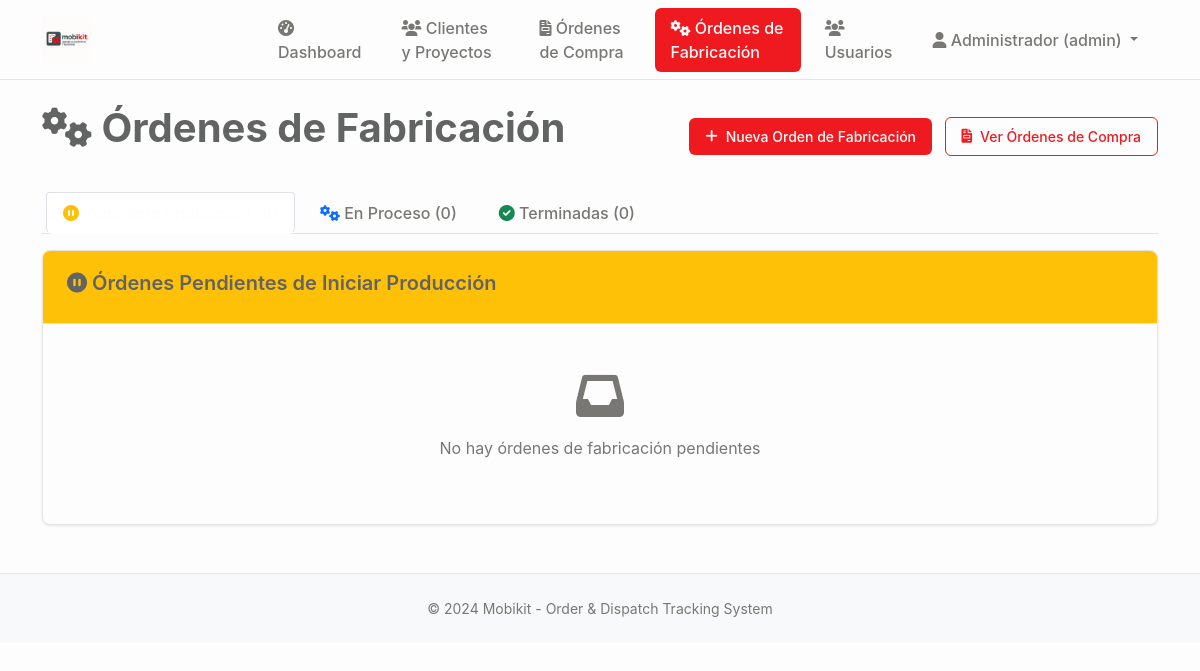
Page /ordenes_fabricacion (signed in) on the earlier database version.
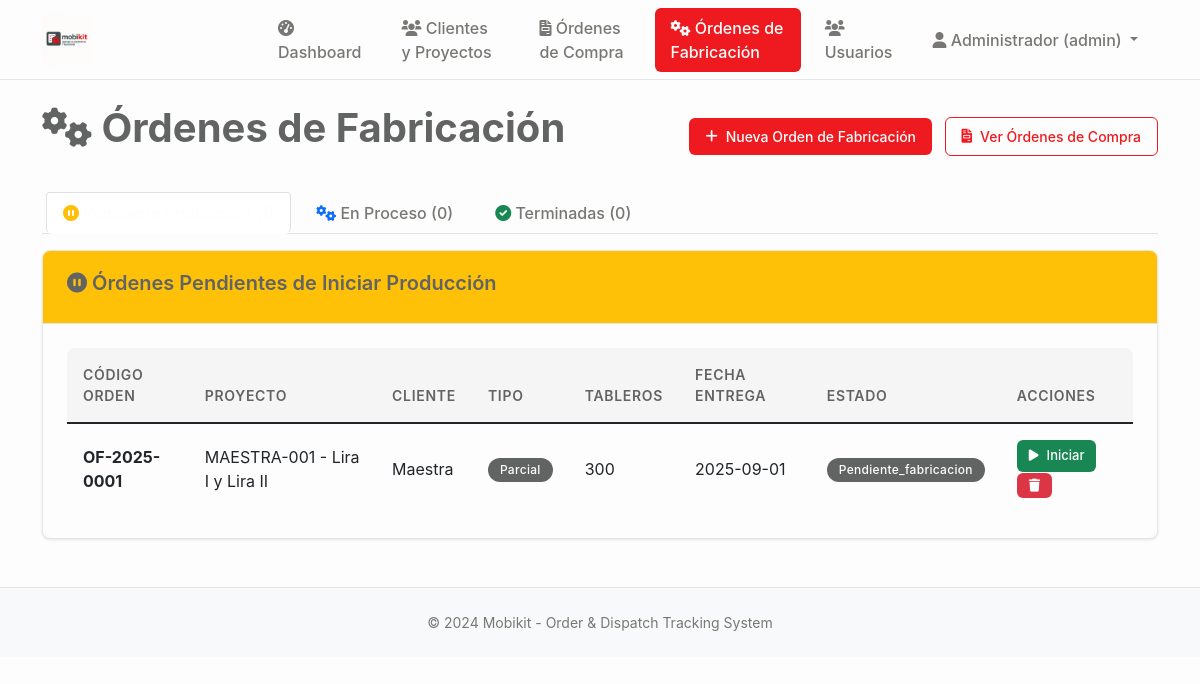
Same page on the later database version.
### tables this page shows
CREATE TABLE ordenes_fabricacion (
                id INTEGER PRIMARY KEY AUTOINCREMENT,
                codigo_orden TEXT UNIQUE NOT NULL,
                proyecto_id INTEGER NOT NULL,
                tipo_orden TEXT DEFAULT 'parcial' CHECK (tipo_orden IN ('parcial', 'total')),
                fecha_entrega_estimada DATE NOT NULL,
                cantidad_tableros INTEGER NOT NULL,
                estado TEXT DEFAULT 'pendiente_fabricacion' CHECK (estado IN (
                    'pendiente_fabricacion', 'aprobado_diseño', 'enviado_produccion', 
                    'seccionado', 'enchapando', 'mecanizado', 'listo_embalaje', 
                    'embalando', 'listo_despacho', 'despachado'
                )),
                prioridad TEXT DEFAULT 'media' CHECK (prioridad IN ('baja', 'media', 'alta', 'urgente')),
                observaciones TEXT,
                fecha_inicio DATE,
                fecha_entrega_real DATE,
                created_at TIMESTAMP DEFAULT CURRENT_TIMESTAMP,
                updated_at TIMESTAMP DEFAULT CURRENT_TIMESTAMP,
                FOREIGN KEY (proyecto_id) REFERENCES proyectos (id) ON DELETE CASCADE
            );

CREATE TABLE proyectos (
                id INTEGER PRIMARY KEY AUTOINCREMENT,
                codigo TEXT UNIQUE NOT NULL,
                nombre TEXT NOT NULL,
                cliente_id INTEGER NOT NULL,
                descripcion TEXT,
                estado TEXT DEFAULT 'en_desarrollo' CHECK (estado IN ('en_desarrollo', 'aprobado_produccion', 'seccionado', 'enchapado', 'mecanizado', 'produccion_completa', 'embalando', 'listo_despacho', 'entregado', 'cancelado')),
                prioridad TEXT DEFAULT 'media' CHECK (prioridad IN ('baja', 'media', 'alta', 'urgente')),
                fecha_inicio DATE,
                fecha_entrega DATE,
                fecha_entrega_real DATE,
                diseñador_id INTEGER,
                supervisor_id INTEGER,
                presupuesto DECIMAL(12,2),
                costo_real DECIMAL(12,2),
                observaciones TEXT,
                created_at TIMESTAMP DEFAULT CURRENT_TIMESTAMP,
                updated_at TIMESTAMP DEFAULT CURRENT_TIMESTAMP, adjudicacion_tipo TEXT DEFAULT "orden_compra" CHECK (adjudicacion_tipo IN ("contrato", "orden_compra")), monto_neto DECIMAL(12,2), estado_proyecto TEXT DEFAULT "pendiente_presupuesto", monto_neto_provision DECIMAL(12,2), monto_neto_instalacion DECIMAL(12,2), fecha_estimada_inicio DATE, archivado BOOLEAN DEFAULT FALSE,
                FOREIGN KEY (cliente_id) REFERENCES clientes (id),
                FOREIGN KEY (diseñador_id) REFERENCES usuarios (id),
                FOREIGN KEY (supervisor_id) REFERENCES usuarios (id)
            );

CREATE TABLE clientes (
    id INTEGER PRIMARY KEY AUTOINCREMENT,
    nombre TEXT NOT NULL,
    rut TEXT UNIQUE,
    email TEXT,
    telefono TEXT,
    direccion TEXT,
    ciudad TEXT,
    region TEXT,
    contacto_principal TEXT,
    observaciones TEXT,
    activo BOOLEAN DEFAULT TRUE,
    created_at TIMESTAMP DEFAULT CURRENT_TIMESTAMP,
    updated_at TIMESTAMP DEFAULT CURRENT_TIMESTAMP
);

### main.py (the view)
@app.route('/ordenes_fabricacion')
@login_required
def ordenes_fabricacion():
    conn = sqlite3.connect('mobikit.db')
    cursor = conn.cursor()
    cursor.execute('''
        SELECT of.id, of.codigo_orden, of.tipo_orden, of.fecha_entrega_estimada,
               of.cantidad_tableros, of.estado, of.observaciones,
               p.codigo as proyecto_codigo, p.nombre as proyecto_nombre,
               c.nombre as cliente_nombre, of.fecha_entrega_real
        FROM ordenes_fabricacion of
        JOIN proyectos p ON of.proyecto_id = p.id
        LEFT JOIN clientes c ON p.cliente_id = c.id
        WHERE of.estado IN ('pendiente_fabricacion', 'aprobado_diseño')
        ORDER BY of.fecha_entrega_estimada ASC
    ''')
    fabricacion_pendientes = cursor.fetchall()
    cursor.execute('''
        SELECT of.id, of.codigo_orden, of.tipo_orden, of.fecha_entrega_estimada,
               of.cantidad_tableros, of.estado, of.observaciones,
               p.codigo as proyecto_codigo, p.nombre as proyecto_nombre,
               c.nombre as cliente_nombre, of.fecha_entrega_real
        FROM ordenes_fabricacion of
        JOIN proyectos p ON of.proyecto_id = p.id
        LEFT JOIN clientes c ON p.cliente_id = c.id
        WHERE of.estado IN ('enviado_produccion', 'seccionado', 'enchapando', 'mecanizado', 'listo_embalaje')
        ORDER BY of.fecha_entrega_estimada ASC
    ''')
    fabricacion_proceso = cursor.fetchall()
    cursor.execute('''
        SELECT of.id, of.codigo_orden, of.tipo_orden, of.fecha_entrega_estimada,
               of.cantidad_tableros, of.estado, of.observaciones,
               p.codigo as proyecto_codigo, p.nombre as proyecto_nombre,
               c.nombre as cliente_nombre, of.fecha_entrega_real
        FROM ordenes_fabricacion of
        JOIN proyectos p ON of.proyecto_id = p.id
        LEFT JOIN clientes c ON p.cliente_id = c.id
        WHERE of.estado IN ('embalando', 'listo_despacho', 'despachado')
        ORDER BY of.fecha_entrega_real DESC
        LIMIT 20
    ''')
    fabricacion_terminadas = cursor.fetchall()
    conn.close()
    return render_template('ordenes_fabricacion.html',
                           fabricacion_pendientes=fabricacion_pendientes,
                           fabricacion_proceso=fabricacion_proceso,
                           fabricacion_terminadas=fabricacion_terminadas)

### templates/ordenes_fabricacion.html (shortened to what this page needs)
{% extends "base.html" %}
{% block content %}
<div class="d-flex justify-content-between align-items-center mb-4">
    <h1><i class="fas fa-cogs"></i> Órdenes de Fabricación</h1>
    <div>
        {% if session.user_role in ['admin', 'general', 'operación'] %}
        <button type="button" class="btn btn-primary me-2" data-bs-toggle="modal" data-bs-target="#nuevaOrdenFabricacionModal">
            <i class="fas fa-plus"></i> Nueva Orden de Fabricación
        </button>
        {% endif %}
        <a href="{{ url_for('ordenes_compra') }}" class="btn btn-outline-primary">
            <i class="fas fa-file-invoice"></i> Ver Órdenes de Compra
        </a>
    </div>
</div>
<ul class="nav nav-tabs" id="fabricacionTab" role="tablist">
    <li class="nav-item" role="presentation">
        <button class="nav-link active" id="pendientes-fab-tab" data-bs-toggle="tab" data-bs-target="#pendientes-fab" type="button" role="tab">
            <i class="fas fa-pause-circle text-warning"></i> Pendiente Producción ({{ fabricacion_pendientes|length }})
        </button>
    </li>
    <li class="nav-item" role="presentation">
        <button class="nav-link" id="proceso-fab-tab" data-bs-toggle="tab" data-bs-target="#proceso-fab" type="button" role="tab">
            <i class="fas fa-cogs text-primary"></i> En Proceso ({{ fabricacion_proceso|length }})
        </button>
    </li>
    <li class="nav-item" role="presentation">
        <button class="nav-link" id="terminadas-fab-tab" data-bs-toggle="tab" data-bs-target="#terminadas-fab" type="button" role="tab">
            <i class="fas fa-check-circle text-success"></i> Terminadas ({{ fabricacion_terminadas|length }})
        </button>
    </li>
</ul>
<div class="tab-content" id="fabricacionTabContent">
    <div class="tab-pane fade show active" id="pendientes-fab" role="tabpanel">
        <div class="card mt-3">
            <div class="card-header bg-warning text-dark">
                <h5><i class="fas fa-pause-circle"></i> Órdenes Pendientes de Iniciar Producción</h5>
            </div>
            <div class="card-body">
                {% if fabricacion_pendientes %}
                <div class="table-responsive">
                    <table class="table table-hover">
                        <thead>
                            <tr>
                                <th>Código Orden</th>
                                <th>Proyecto</th>
                                <th>Cliente</th>
                                <th>Tipo</th>
                                <th>Tableros</th>
                                <th>Fecha Entrega</th>
                                <th>Estado</th>
                                <th>Acciones</th>
                            </tr>
                        </thead>
                        <tbody>
                            {% for orden in fabricacion_pendientes %}
                            <tr>
                                <td><strong>{{ orden[1] }}</strong></td>
                                <td>
                                    <div>{{ orden[7] }} - {{ orden[8] }}</div>
                                </td>
                                <td>{{ orden[9] or 'Sin cliente' }}</td>
                                <td>
                                    <span class="badge bg-info">{{ orden[2].title() }}</span>
                                </td>
                                <td>{{ orden[4] }}</td>
                                <td>{{ orden[3] }}</td>
                                <td>
                                    {% if orden[5] == 'pendiente' %}
                                            <span class="badge bg-warning">Pendiente</span>
                                        {% elif orden[5] == 'aprobado_produccion' %}
                                            <span class="badge bg-info">Aprobado Producción</span>
                                        {% elif orden[5] == 'seccionado' %}
                                            <span class="badge bg-secondary">Seccionado</span>
                                        {% elif orden[5] == 'enchapado' %}
                                            <span class="badge bg-info">Enchapado</span>
                                        {% elif orden[5] == 'mecanizado' %}
                                            <span class="badge bg-primary">Mecanizado</span>
                                        {% elif orden[5] == 'produccion_completa' %}
                                            <span class="badge bg-success">Producción Completa</span>
                                        {% elif orden[5] == 'embalando' %}
                                            <span class="badge bg-warning">Embalando</span>
                                        {% elif orden[5] == 'listo_despacho' %}
                                            <span class="badge bg-danger">Listo Despacho</span>
                                        {% elif orden[5] == 'entregado' %}
                                            <span class="badge bg-dark">Entregado</span>
                                        {% else %}
                                            <span class="badge bg-secondary">{{ orden[5]|title }}</span>
                                        {% endif %}
                                </td>
                                <td>
                                    {% if session.user_role in ['admin', 'general', 'operación'] %}
                                    <button class="btn btn-sm btn-success" onclick="iniciarFabricacion({{ orden[0] }})">
                                        <i class="fas fa-play"></i> Iniciar
                                    </button>
                                    <button class="btn btn-sm btn-danger" onclick="eliminarOrdenFabricacion({{ orden[0] }})">
                                        <i class="fas fa-trash"></i>
                                    </button>
                                    {% endif %}
                                </td>
                            </tr>
                            {% endfor %}
                        </tbody>
                    </table>
                </div>
                {% else %}
                <div class="text-center py-4">
                    <i class="fas fa-inbox fa-3x text-muted mb-3"></i>
                    <p class="text-muted">No hay órdenes de fabricación pendientes</p>
                </div>
                {% endif %}
            </div>
        </div>
    </div>
</div>
{% endblock %}

### templates/base.html (shortened to what this page needs)
<!DOCTYPE html>
<html lang="es">
<head>
    <link href="https://cdn.jsdelivr.net/npm/bootstrap@5.1.3/dist/css/bootstrap.min.css" rel="stylesheet">
    <link href="https://cdnjs.cloudflare.com/ajax/libs/font-awesome/6.0.0/css/all.min.css" rel="stylesheet">
    <link href="{{ url_for('static', filename='css/style.css') }}" rel="stylesheet">
</head>
<body>
    <nav class="navbar navbar-expand-lg navbar-dark bg-primary">
        <div class="container">
            <a class="navbar-brand" href="{{ url_for('dashboard') }}">
                <img src="{{ url_for('static', filename='img/mobikit-logo.png') }}" alt="Mobikit Logo" style="height: 60px; width: auto; object-fit: contain; max-width: 200px;">
            </a>
            {% if session.user_id %}
            <div class="collapse navbar-collapse" id="navbarNav">
                <ul class="navbar-nav me-auto">
                    <li class="nav-item">
                        <a class="nav-link" href="{{ url_for('dashboard') }}">
                            <i class="fas fa-tachometer-alt"></i> Dashboard
                        </a>
                    </li>
                    <li class="nav-item">
                        <a class="nav-link" href="{{ url_for('clientes') }}">
                            <i class="fas fa-users"></i> Clientes y Proyectos
                        </a>
                    </li>
                    <li class="nav-item">
                        <a class="nav-link {% if request.endpoint == 'ordenes_compra' %}active{% endif %}" href="{{ url_for('ordenes_compra') }}">
                            <i class="fas fa-file-invoice"></i> Órdenes de Compra
                        </a>
                    </li>
                    <li class="nav-item">
                        <a class="nav-link {% if request.endpoint == 'ordenes_fabricacion' %}active{% endif %}" href="{{ url_for('ordenes_fabricacion') }}">
                            <i class="fas fa-cogs"></i> Órdenes de Fabricación
                        </a>
                    </li>
                    {% if session.user_role == 'admin' %}
                    <li class="nav-item">
                        <a class="nav-link" href="{{ url_for('usuarios') }}">
                            <i class="fas fa-users"></i> Usuarios
                        </a>
                    </li>
                    {% endif %}
                </ul>
                <ul class="navbar-nav">
                    <li class="nav-item dropdown">
                        <a class="nav-link dropdown-toggle" href="#" id="navbarDropdown" role="button" data-bs-toggle="dropdown">
                            <i class="fas fa-user"></i> {{ session.user_name }} ({{ session.user_role }})
                        </a>
                    </li>
                </ul>
            </div>
            {% endif %}
        </div>
    </nav>
    <main class="container mt-4">
        {% block content %}{% endblock %}
    </main>
    <footer class="bg-light mt-5 py-4">
        <div class="container text-center">
            <p class="mb-0">&copy; 2024 Mobikit - Order & Dispatch Tracking System</p>
        </div>
    </footer>
</body>
</html>

Differences in the rows shown:
added ordenes_fabricacion: codigo_orden "OF-2025-0001", codigo "MAESTRA-001", nombre "Lira I y Lira II", nombre "Maestra", tipo_orden "Parcial", cantidad_tableros "300", fecha_entrega_estimada "2025-09-01", estado "Pendiente_fabricacion"
Other differences:
text no longer shown: "No hay órdenes de fabricación pendientes"
text now shown: "CÓDIGO ORDEN PROYECTO CLIENTE TIPO TABLEROS FECHA ENTREGA ESTADO ACCIONES"
